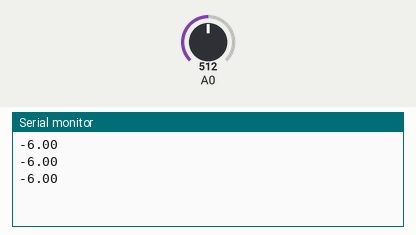
Bench run of a sketch on a simulated Arduino Uno, built with avr-gcc and run on an emulated ATmega328P. Shown: the last lines printed to the serial monitor. The test bench sets the inputs (shaded band); at power-on: A0 = 512.

Above: at 1.3 s.
1.4 s: A0 set to 716
At 1.9 s:
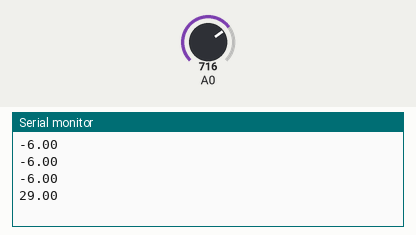
2.9 s: A0 set to 900
At 3.4 s:
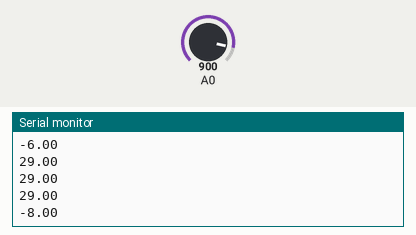
Timing chart, 0 to 5.9 s (numbered marks = the images above; inputs shaded):
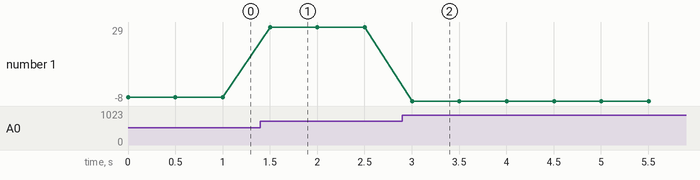

The sketch:

temp.ino
```cpp
float temperatura = 0; //variable para la temperatura

void setup(){

 Serial.begin (9600); //inicia comunicacion serial
}

void loop(){
//Calcula la temperatura usando como referencia 5v
temperatura = (500 * analogRead(0))/1023;
Serial.println (temperatura); //escribe la temperatura en el serial
delay (500); //espera MEDIO segundos para la siguiente medicion           RECOMENDACION: DEJAR EN 500
}
```

Measured:
- after the input at 1.4 s, the serial monitor: prints a new line after 0.10 s (image 1)
- after the input at 2.9 s, the serial monitor: prints a new line after 0.10 s (image 2)
- plotted number 1: -6 → 29 after the input at 1.4 s, 29 → -8 after the input at 2.9 s
